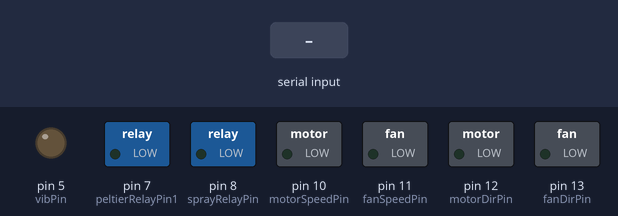
Bench run of a sketch on a simulated Arduino Uno, built with avr-gcc and run on an emulated ATmega328P. Shown: switched loads named in the sketch (green lamp = pin HIGH), output pins drawn as LEDs (lit = HIGH). The inputs (shaded band) are chosen by the test bench. What the sketch prints to the serial monitor is not drawn.

Above: at 1.2 s.
1.3 s: "B" received over Serial
At 1.9 s:
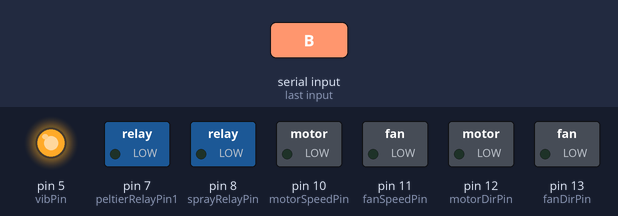
3.8 s: "Q" received over Serial
At 5.7 s:
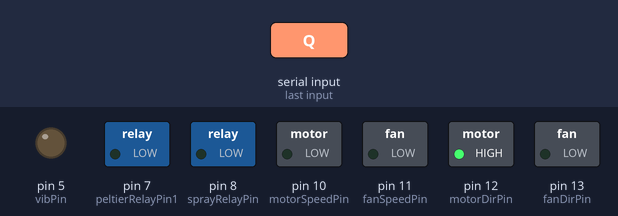
6.3 s: "W" received over Serial
At 6.9 s:
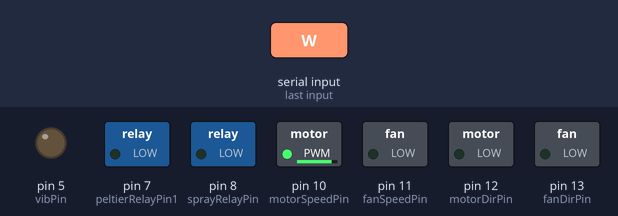
8.8 s: "A" received over Serial
At 10.0 s:
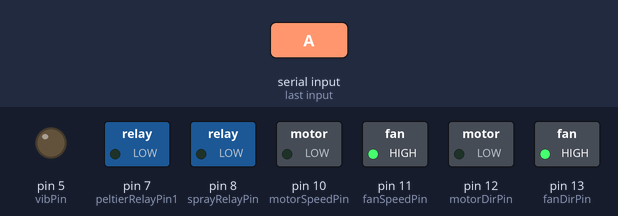
10.3 s: "S" received over Serial
At 11.1 s:
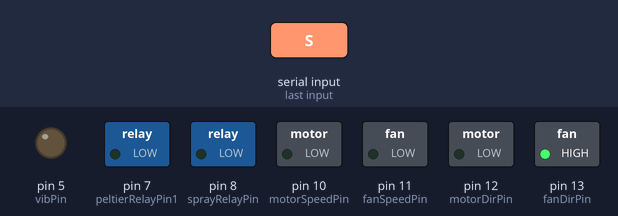
11.8 s: "Z" received over Serial
At 12.3 s:
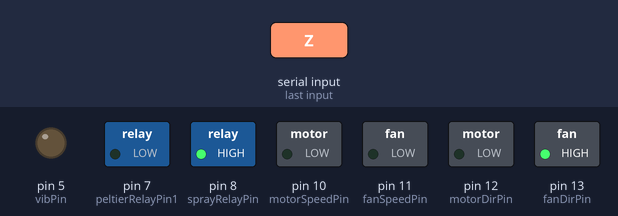
Timing chart, 0 to 14.3 s (numbered marks = the images above; inputs shaded):
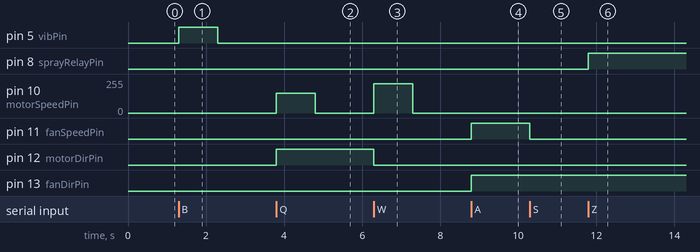

Measured:
- after the input at 1.3 s, pin 5 (vibPin): LOW → HIGH at once, → LOW 1.0 s later
- after the input at 3.8 s, pin 10 (motorSpeedPin): 0/255 → 150/255 at once, → 0/255 1.0 s later; pin 12 (motorDirPin): LOW → HIGH at once
- after the input at 6.3 s, pin 10 (motorSpeedPin): 0/255 → 220/255 at once, → 0/255 1.0 s later; pin 12 (motorDirPin): HIGH → LOW at once
- after the input at 8.8 s, pin 11 (fanSpeedPin), pin 13 (fanDirPin): LOW → HIGH at once
- after the input at 10.3 s, pin 11 (fanSpeedPin): HIGH → LOW at once
- after the input at 11.8 s, pin 8 (sprayRelayPin): LOW → HIGH at once

The sketch:

Arduino_final.ino
```cpp
// ==========================================
// 專案：Unity 與 Arduino 體感硬體整合
// 硬體：晃動馬達 x1, 風扇 x1, 噴霧 x1, 致冷晶片 x2, 震動馬達 x1
// ==========================================

// --- 硬體腳位定義 ---
// 1. 晃動馬達 (需使用 L298N 等馬達驅動板)
const int motorSpeedPin = 10; // PWM 速度控制腳位
const int motorDirPin = 12;   // 轉向控制腳位

// 2. 風扇 (需使用 L298N 等馬達驅動板)
const int fanSpeedPin = 11;   // PWM 速度控制腳位
const int fanDirPin = 13;     // 轉向控制腳位

// 3. 噴霧模組
const int sprayRelayPin = 8;  // 繼電器控制腳位

// 4. 致冷晶片 (分為 1 號與 2 號，獨立控制)
const int peltierRelayPin1 = 7; // 致冷晶片 1 號的繼電器
// const int peltierRelayPin2 = 6; // 致冷晶片 2 號的繼電器

// 5. 震動馬達 (新增)
const int vibPin = 5;

// ==========================================
// 系統初始化 (Setup)
// ==========================================
void setup() {
  // 啟動序列埠通訊，Baud Rate 設為 9600 (Unity 端連線時也必須設定為 9600)
  Serial.begin(9600);

  // 設定所有使用到的腳位為輸出模式 (OUTPUT)
  pinMode(motorSpeedPin, OUTPUT);
  pinMode(motorDirPin, OUTPUT);
  pinMode(fanSpeedPin, OUTPUT);
  pinMode(fanDirPin, OUTPUT);
  pinMode(sprayRelayPin, OUTPUT);
  pinMode(peltierRelayPin1, OUTPUT);
  //pinMode(peltierRelayPin2, OUTPUT);
  pinMode(vibPin, OUTPUT); // 新增震動馬達腳位設定

  // 初始安全狀態：確保程式剛啟動時，所有設備都是關閉的
  digitalWrite(sprayRelayPin, LOW);
  digitalWrite(peltierRelayPin1, LOW);
  //digitalWrite(peltierRelayPin2, LOW);
  digitalWrite(vibPin, LOW); // 確保震動馬達初始為關閉
  analogWrite(motorSpeedPin, 0);
  analogWrite(fanSpeedPin, 0);

  Serial.println("=== 系統初始化完成，等待 Unity 指令 ===");
}

// ==========================================
// 主程式迴圈 (Loop)
// ==========================================
void loop() {
  // 檢查序列埠是否有收到來自 Unity 的指令
  if (Serial.available() > 0) {
    // 讀取一個字元作為指令
    char command = Serial.read();

    // 根據收到的字元執行對應的硬體動作
    switch (command) {

      // -----------------------------
      // 晃動馬達控制指令
      // -----------------------------
      case 'Q': // [Q] 馬達正轉 (PWM 速度 150)
        digitalWrite(motorDirPin, HIGH);
        analogWrite(motorSpeedPin, 150);
        delay(1000);
        analogWrite(motorSpeedPin, 0);
        break;

      case 'W': // [W] 馬達反轉 (PWM 速度 220)
        digitalWrite(motorDirPin, LOW);
        analogWrite(motorSpeedPin, 220);
        delay(1000);
        analogWrite(motorSpeedPin, 0);
        break;

      // -----------------------------
      // 風扇控制指令
      // -----------------------------
      case 'A': // [A] 風扇開啟 (PWM 全速 255)
        digitalWrite(fanDirPin, HIGH);
        analogWrite(fanSpeedPin, 255);
        break;
      case 'S': // [S] 風扇停止
        analogWrite(fanSpeedPin, 0);
        break;

      // -----------------------------
      // 噴霧控制指令
      // -----------------------------
      case 'Z': // [Z] 噴霧開啟
        digitalWrite(sprayRelayPin, HIGH);
        break;
      case 'X': // [X] 噴霧關閉
        digitalWrite(sprayRelayPin, LOW);
        break;

      // -----------------------------
      // 致冷晶片 1 號控制指令
      // -----------------------------
      case 'C': // [C] 開啟 1 號致冷晶片
        digitalWrite(peltierRelayPin1, HIGH);
        break;
      case 'V': // [V] 關閉 1 號致冷晶片
        digitalWrite(peltierRelayPin1, LOW);
        break;

      // -----------------------------
      // 震動馬達控制指令 (新增)
      // -----------------------------
      case 'B': // [B] 開啟震動馬達
        digitalWrite(vibPin, HIGH);
        Serial.println("震動中...");
        delay(1000);
        digitalWrite(vibPin, LOW);
        Serial.println("停止震動");
        break;

      // case 'N': // [N] 關閉震動馬達
      //   digitalWrite(vibPin, LOW);
      //   Serial.println("停止震動");
      //   break;
    }
  }
}
```
